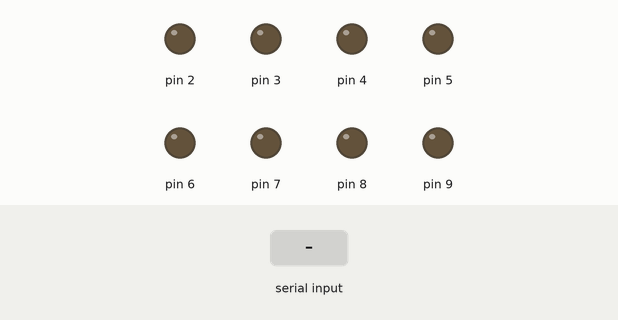
This sketch was run on a simulated Arduino Uno, built with avr-gcc and run on an emulated ATmega328P. On the bench: output pins drawn as LEDs (lit = HIGH). The inputs (shaded band) are chosen by the test bench. What the sketch prints to the serial monitor is not drawn.

Above: at 1.2 s.
1.3 s: "a" received over Serial
At 2.5 s:
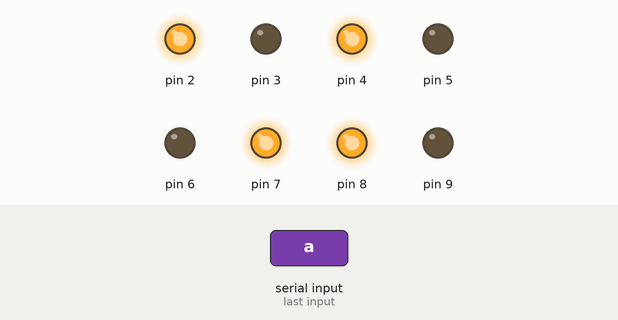
2.8 s: "b" received over Serial
At 4.0 s:
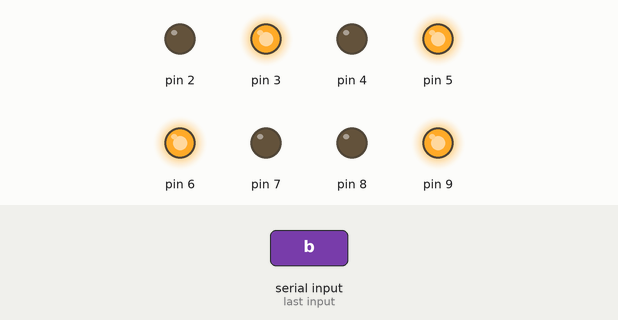
4.4 s: "1" received over Serial
At 5.1 s:
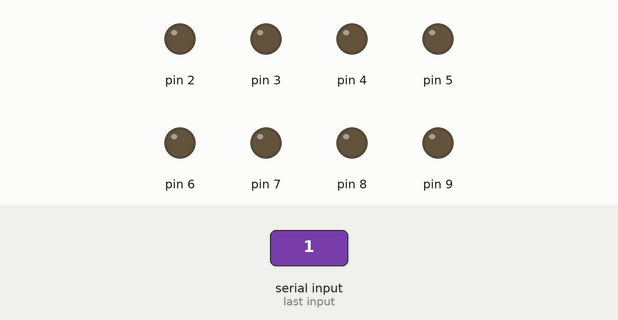
Timing chart, 0 to 7.4 s (numbered marks = the images above; inputs shaded):
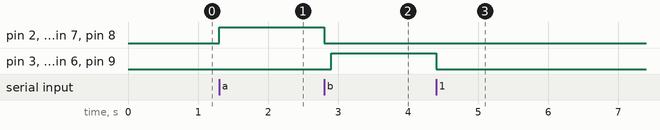

The sketch:

lyer.ino
```cpp
void setup() {
  pinMode(2,OUTPUT);
  pinMode(3,OUTPUT);
  pinMode(4,OUTPUT);
  pinMode(5,OUTPUT);
  pinMode(6,OUTPUT);
  pinMode(7,OUTPUT);
  pinMode(8,OUTPUT);
  pinMode(9,OUTPUT);
  // put your setup code here, to run once:
  digitalWrite(2,LOW);
  digitalWrite(3,LOW);
  digitalWrite(4,LOW);
  digitalWrite(5,LOW);
  digitalWrite(7,LOW);
  digitalWrite(6,LOW);
  digitalWrite(8,LOW);
  digitalWrite(9,LOW);
  Serial.begin(115200);
}

void loop() {
  if(Serial.available()>0){
    char c=Serial.read();
    if(c=='a'){
      roll();
    }else if(c=='b'){
      st();
      delay(100);
      back();
    }else{
      st();
    }
  }
  Serial.print("aaa");
}

void roll(){
  digitalWrite(2,HIGH);
  digitalWrite(3,LOW);
  digitalWrite(4,HIGH);
  digitalWrite(5,LOW);
  digitalWrite(7,HIGH);
  digitalWrite(6,LOW);
  digitalWrite(8,HIGH);
  digitalWrite(9,LOW);
}
void back(){
  digitalWrite(2,LOW);
  digitalWrite(3,HIGH);
  digitalWrite(4,LOW);
  digitalWrite(5,HIGH);
  digitalWrite(7,LOW);
  digitalWrite(6,HIGH);
  digitalWrite(8,LOW);
  digitalWrite(9,HIGH);
}


void st(){
  digitalWrite(2,LOW);
  digitalWrite(3,LOW);
  digitalWrite(4,LOW);
  digitalWrite(5,LOW);
  digitalWrite(7,LOW);
  digitalWrite(6,LOW);
  digitalWrite(8,LOW);
  digitalWrite(9,LOW);
}
```

Measured:
- after the input at 1.3 s, pin 2, pin 4, pin 7, pin 8: LOW → HIGH at once
- after the input at 2.8 s, pin 2, pin 4, pin 7, pin 8: HIGH → LOW at once; pin 3, pin 5, pin 6, pin 9: LOW → HIGH after 0.10 s
- after the input at 4.4 s, pin 3, pin 5, pin 6, pin 9: HIGH → LOW at once
